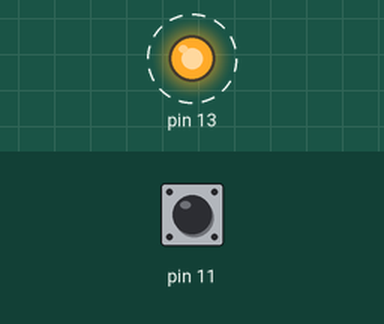
Recording of a sketch running on a simulated Arduino Uno, built with avr-gcc and run on an emulated ATmega328P. Parts: output pins drawn as LEDs (lit = HIGH). Dashed ring = blinking. The test bench sets the inputs (shaded band); at power-on: pin 11 HIGH.

Above: at 1.25 s.
1.3 s: pin 11 pulled LOW for 3.2 s
At 2.0 s:
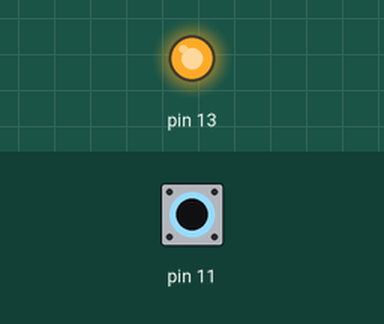
At 2.8 s:
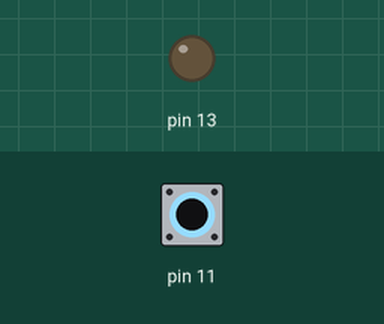
Timing chart, 0 to 12.0 s (numbered marks = the images above; inputs shaded):
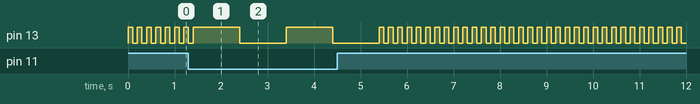

The sketch:

bot.ino
```cpp
int numero = 0;
void setup() {
  // put your setup code here, to run once:
  pinMode(11, INPUT_PULLUP);
  pinMode(13, OUTPUT);

}

void loop() {
  // put your main code here, to run repeatedly:
  if (digitalRead(11) == 0)
  {
    digitalWrite(13, 1);
    delay(1000);
    digitalWrite(13, 0);
    delay(1000);
  }

  else
  {
    digitalWrite(13, 1);
    delay(100);
    digitalWrite(13, 0);
    delay(100);
  }

}
```
